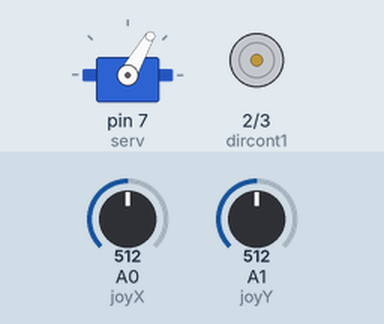
Simulated run of this sketch. Board: Arduino Uno, built with avr-gcc and run on an emulated ATmega328P. On the bench: servo, motor-driver pin pairs drawn as motors (green arrow = first pin HIGH = forward, orange = second pin HIGH = backward, longer = more drive, scaled by the enable pin). The inputs (shaded band) are chosen by the test bench; at power-on: A0 (joyX) = 512, A1 (joyY) = 512.

Above: at 1.2 s.
1.3 s: A0 (joyX) set to 470
At 1.7 s:
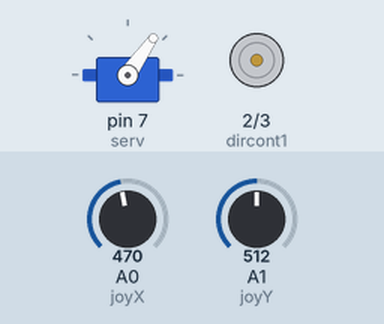
2.8 s: A1 (joyY) set to 560
At 4.0 s:
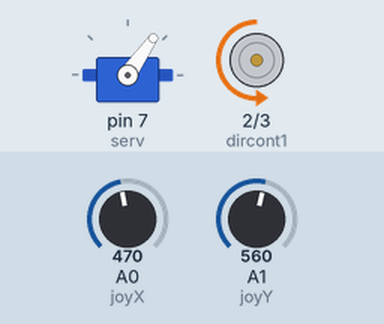
4.3 s: A0 (joyX) set to 550
At 5.1 s:
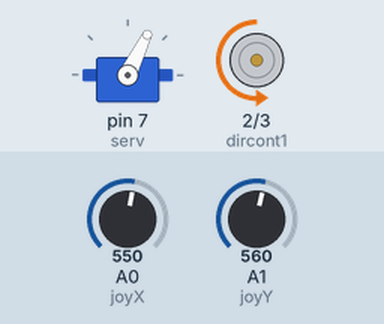
5.8 s: A1 (joyY) set to 488
7.3 s: A1 (joyY) set to 454
At 8.5 s:
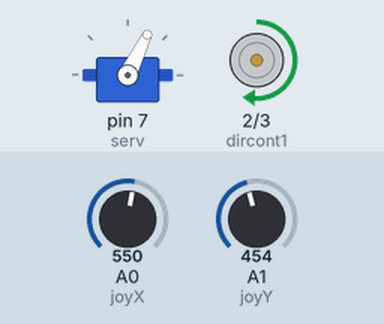
8.8 s: A0 (joyX) set to 511
At 10.1 s:
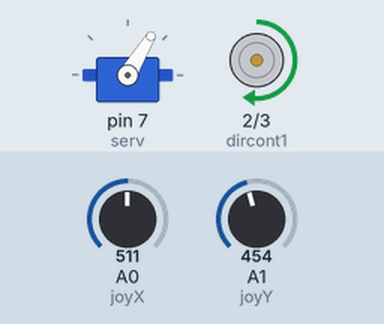
Timing chart, 0 to 11.3 s (numbered marks = the images above; inputs shaded):
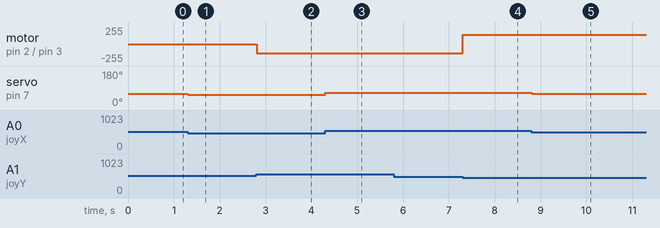

Measured:
- the behaviour switches between 470 and 469 on A1 (joyY) (found by bisection; images 3 and 4)
- after the input at 1.3 s, servo on pin 7 (serv): 60° → 55° at once
- after the input at 2.8 s, motor on pin 2 (dircont1) / pin 3 (dircont2): stopped → backward 139/255 at once
- after the input at 4.3 s, servo on pin 7 (serv): 55° → 64° at once
- after the input at 5.8 s, every drawn part: stays the same
- after the input at 7.3 s, motor on pin 2 (dircont1) / pin 3 (dircont2): backward 139/255 → forward 142/255 at once
- after the input at 8.8 s, servo on pin 7 (serv): 64° → 59° at once

The sketch:

AccelerationAndSteeringWithJoystick.ino
```cpp
// Include required libraries
#include <Servo.h>
// Allows us to use the Servo library functions
Servo steer;

// Initialize L293D Chip pins as variables
const int enable = 9;
const int dircont1 = 2;
const int dircont2 = 3;

// Initialize Servo motor pin and joystick pins
const int serv = 7;
const int joyX = A0;
const int joyY = A1;

void setup() {
  // Uncomment this line for joystick trouble shooting
  //Serial.begin(9600);

  // Set pinModes to allow for accurate OUTPUTS and Inputs
  pinMode(enable, OUTPUT);
  pinMode(dircont1, OUTPUT);
  pinMode(dircont2, OUTPUT);

  // Intialize Servo Motor
  steer.attach(serv);

}

void loop() {
  // Create variables for joystick values
  int x = analogRead(joyX);
  int y = analogRead(joyY);

  // Intializing variable to determine whether joystick is in motion or stationary
  bool stationary = (y >= 480 && y <= 540) && (x >= 480 && x <= 540);
  // Uncomment this as well for joystick troubleshooting
  //Serial.println(y);

  // Convert joystick values into steering angles
  int ang = map(x, 0, 1023, 0, 120);

  // Update servo motor with steering angle
  steer.write(ang);

  // Move DC motor when it is pushed only right or left
  if (x > 550 && y >= 480 && y <= 540) {
    digitalWrite(dircont1, HIGH);
    digitalWrite(dircont2, LOW);

    // Convert joystick values into motor speed and apply speed
    analogWrite(enable, map(x, 0, 1023, 0, 255));
  } else if (x < 470 && y >= 480 && y <= 540) {
    digitalWrite(dircont1, HIGH);
    digitalWrite(dircont2, LOW);

    // Convert joystick values into motor speed and apply speed
    analogWrite(enable, map(x, 0, 1023, 255, 0));
  }

  // Move DC motor when joystick is pushed front or back
  if (y < 470) {
    digitalWrite(dircont1, HIGH);
    digitalWrite(dircont2, LOW);

    // Convert joystick values into motor speed and apply speed
    analogWrite(enable, map(y, 0, 1023, 255, 0));
  } else if (y > 550) {
    digitalWrite(dircont1, LOW);
    digitalWrite(dircont2, HIGH);

    // Convert joystick values into motor speed and apply speed
    analogWrite(enable, map(y, 0, 1023, 0, 255));

    // Turn off DC motor if the joystick is not moving
  } else if (stationary == true) {
    digitalWrite(dircont1, LOW);
    digitalWrite(dircont2, LOW);
    analogWrite(enable, 0);
  }
  // Delay corresponding to buffer
  delay(15);
}


// Code was made by Hamdan Naseer (4RyuXD)
```
